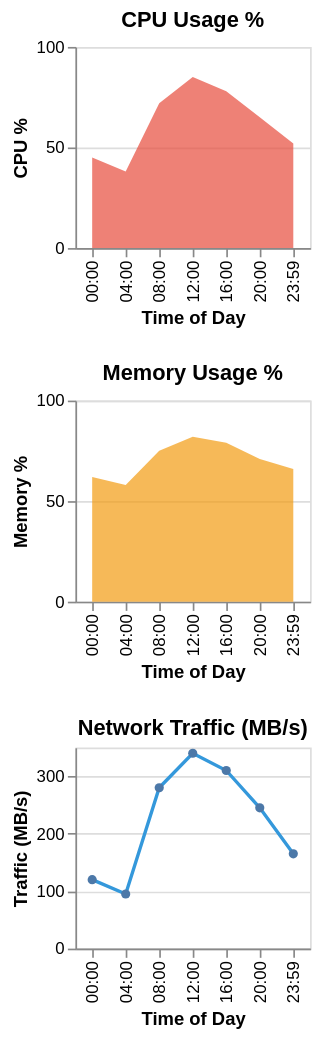

Describe this chart as a Vega-Lite specification.
### Vega-Lite specification from a JSON file in a GitHub repository (floating-point values rounded to 4 significant figures)
{"$schema": "https://vega.github.io/schema/vega-lite/v6.json", "description": "Server metrics monitoring: CPU, Memory, and Network", "data": {"values": [{"time": "00:00", "cpu": 45, "memory": 62, "network": 120}, {"time": "04:00", "cpu": 38, "memory": 58, "network": 95}, {"time": "08:00", "cpu": 72, "memory": 75, "network": 280}, {"time": "12:00", "cpu": 85, "memory": 82, "network": 340}, {"time": "16:00", "cpu": 78, "memory": 79, "network": 310}, {"time": "20:00", "cpu": 65, "memory": 71, "network": 245}, {"time": "23:59", "cpu": 52, "memory": 66, "network": 165}]}, "vconcat": [{"title": "CPU Usage %", "mark": {"type": "area", "color": "#e74c3c", "opacity": 0.7}, "encoding": {"x": {"field": "time", "type": "ordinal", "axis": {"title": "Time of Day"}}, "y": {"field": "cpu", "type": "quantitative", "axis": {"title": "CPU %", "format": ".0f"}, "scale": {"domain": [0, 100]}}}, "height": 120}, {"title": "Memory Usage %", "mark": {"type": "area", "color": "#f39c12", "opacity": 0.7}, "encoding": {"x": {"field": "time", "type": "ordinal", "axis": {"title": "Time of Day"}}, "y": {"field": "memory", "type": "quantitative", "axis": {"title": "Memory %", "format": ".0f"}, "scale": {"domain": [0, 100]}}}, "height": 120}, {"title": "Network Traffic (MB/s)", "mark": {"type": "line", "point": true, "color": "#3498db"}, "encoding": {"x": {"field": "time", "type": "ordinal", "axis": {"title": "Time of Day"}}, "y": {"field": "network", "type": "quantitative", "axis": {"title": "Traffic (MB/s)", "format": ".0f"}}}, "height": 120}]}
